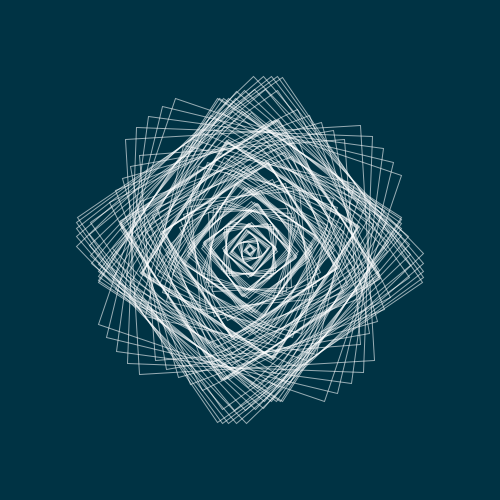
Frame 1 (no input)
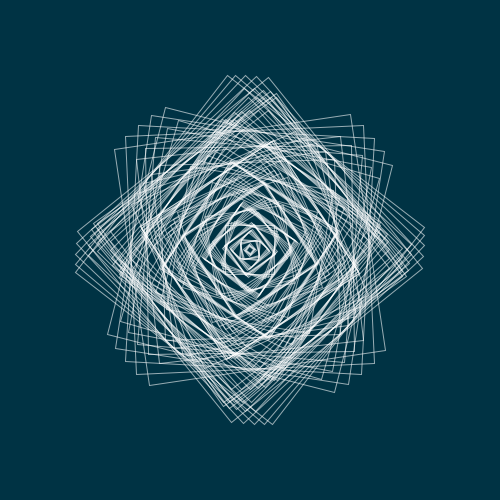
Frame 60 (the mouse pressed at the canvas centre just before this capture)
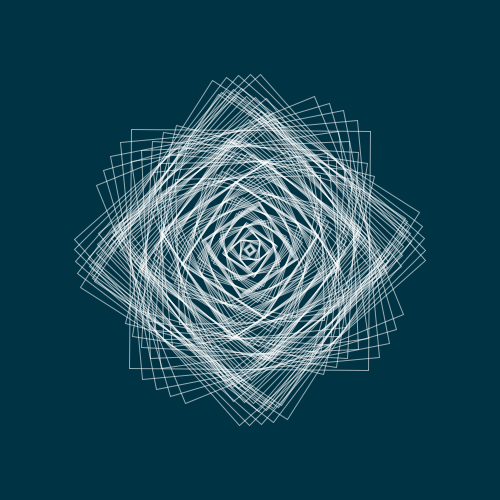
Frame 120 (the mouse held since frame 60 and released just before this capture)

The Processing sketch that drew these frames (run headless with seeded random() and noise(); from frame 60 on, the mouse is pressed at the canvas centre):

// Processing sketch: day_5
// ── day_5.pde
// (c) 2021 Joseph HENRY
// This code is licensed under MIT license (see LICENSE for details)

// Press Ctrl+T in the Processing IDE to discover the real code :)
float h;void setup(){size(500,500);h=width/2;}float o=0;void y(float l){push();rotate(cos(o/2+l*0.1));square(0,0,l);pop();}void draw(){background(#003344);rectMode(CENTER);noFill();stroke(255, 150);translate(h, h);for(int t=0;t<h;){if(t%10!=0){y(t++);}else{t+=5;}}o+=0.1;}
